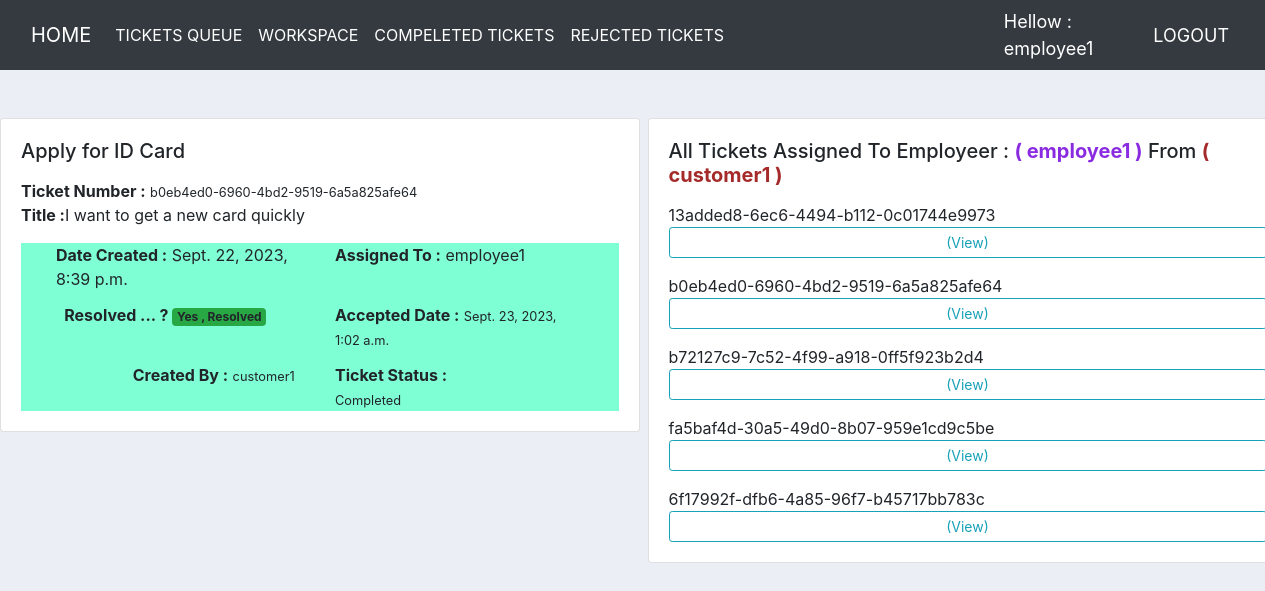
The app's page /ticket/ticket_details/2/ (signed in) with its own data.
### users/models.py (models this page shows)
class User(AbstractUser):
    is_student = models.BooleanField(default=False)
    is_employee = models.BooleanField(default=False)
    name = models.CharField(max_length=20, null=True, blank=True)
    surename = models.CharField(max_length=20, null=True, blank=True)
    address = models.CharField(max_length=20, null=True, blank=True)
    city = models.CharField(max_length=20, null=True, blank=True)
    country = models.CharField(max_length=20, null=True, blank=True)
    birth_date = models.DateTimeField(null=True, blank=True)
    std_pic = models.ImageField(upload_to='images',null=True, blank=True)
    std_pic_pass_fro = models.ImageField(upload_to='images',null=True, blank=True)
    std_pic_pass_bac = models.ImageField(upload_to='images',null=True, blank=True)
    def __str__(self):
        return self.username

### ticket/models.py (models this page shows, shortened)
class Ticket(models.Model):
    TASK = (
        ('Opening','Opening'),
        ('Processing','Processing'),
        ('Completed','Completed'),
        ('Rejected','Rejected'),
        )
    ticket_number = models.UUIDField(default=uuid.uuid4)
    title = models.CharField(max_length=100)
    content = models.TextField()
    created_by = models.ForeignKey(User, on_delete=models.CASCADE, related_name='created_by')
    assigned_to = models.ForeignKey(User, on_delete=models.DO_NOTHING, null=True, blank=True)
    date_created = models.DateTimeField(auto_now_add=True)
    accepted_date = models.DateTimeField(null=True, blank=True)
    closed_date = models.DateTimeField(null=True , blank=True)
    ticket_status = models.CharField(max_length=15, choices=TASK)
    is_resolved = models.BooleanField(default=False)
    is_deleted = models.BooleanField(default=False)
    is_archived = models.BooleanField(default=False)

### ticket/views.py (the view)
# urls.py: path('ticket_details/<int:pk>/', views.ticket_details, name='ticket_details'),
@login_required
def ticket_details(request, pk):
    ticket = Ticket.objects.get(pk=pk)
    t = User.objects.get(username=ticket.created_by)
    tickets_per_user = t.created_by.filter(created_by=request.user) # tickets_per_user = t.created_by.filter(assigned_to=request.user)
    tickets_per_emp = t.created_by.filter(assigned_to=request.user)
    context = {'ticket':ticket,'tickets_per_user':tickets_per_user, 'tickets_per_emp':tickets_per_emp }
    return render(request, 'ticket/ticket_details.html', context)

### templates/ticket/ticket_details.html (shortened to what this page needs)
{% extends 'base.html' %} {% load widget_tweaks %} {% block content %}
<div class="row">
    <div class="col-md-6">
        <div class="card mx-auto" style="width: 40rem">
            <div class="card-body">
                <h5 class="card-title mb-3">{{ticket.title}}</h5>
                <b>Ticket Number :</b> <small>{{ticket.ticket_number}}</small>
                <p class="card-text"><b>Title :</b>{{ticket.content}}</p>
                <div style="background-color: aquamarine; margin: auto" class="row">
                    <div style="margin: auto" class="row">
                        <div class="col"><b>Date Created :</b> {{ticket.date_created}}</div>
                        <div class="col"><b>Assigned To :</b> {{ticket.assigned_to}}</div>
                        <br />
                        <br />
                    </div>
                    <br />
                    <br />
                    <div style="margin: auto" class="row">
                        <div class="col">
                            {% if ticket.is_resolved and not ticket.is_deleted %}
                            <b>Resolved ... ? </b>
                            <span class="badge bg-success">Yes , Resolved</span>
                            {% elif ticket.is_deleted %}
                            <b>Resolved ... ? </b>
                            <span class="badge bg-danger">Yes , Rejected</span>
                            {% else %}
                            <b>Resolved ... ? </b>
                            <span class="badge bg-warning">Not Yet</span>
                            {% endif %}
                        </div>
                        <div class="col">
                            <b>Accepted Date :</b> <small>{{ticket.accepted_date}}</small>
                        </div>
                    </div>
                    <br />
                    <br />
                    <br />
                    <div style="margin: auto" class="row">
                        <div class="col">
                            <b>Created By :</b> <small>{{ticket.created_by}}</small>
                        </div>
                        <div class="col">
                            <b>Ticket Status :</b> <small>{{ticket.ticket_status}}</small>
                        </div>
                    </div>
                </div>
            </div>
        </div>
        <center>
            <br>
        </center>
    </div>
    <div class="col-md-6">
        <div class="card mx-auto" style="width: 40rem">
            <div class="card-body">
                {% if request.user.is_student %}
                <h5 class="card-title mb-3">
                    All Tickets Created By Student : <b style="color: brown;">( {{ticket.created_by}} )</b> To <b style="color: blueviolet;">( {{ticket.assigned_to}} )</b>
                </h5>
                {% for ticket in tickets_per_user %}
                <p class="card-text">
                    {{ticket.ticket_number}}
                    <a class="btn btn-outline-info btn-sm btn-block" href="{% url 'ticket_details' ticket.pk %}">(View)</a>
                </p>
                {% endfor %}
                {% elif request.user.is_employee %}
                <h5 class="card-title mb-3">
                    All Tickets Assigned To Employeer : <b style="color: blueviolet;">( {{ticket.assigned_to}} )</b> From <b style="color: brown;">( {{ticket.created_by}} )</b>
                </h5>
                {% for ticket in tickets_per_emp %}
                <p class="card-text">
                    {{ticket.ticket_number}}
                    <a class="btn btn-outline-info btn-sm btn-block" href="{% url 'ticket_details' ticket.pk %}">(View)</a>
                </p>
                {% endfor %}
                {% endif %}
            </div>
        </div>
    </div>
</div>
{% endblock content %}

### templates/users/base.html (shortened to what this page needs)
<!DOCTYPE html>
<html lang="en">
<head>
</head>
<body>
    {% if request.user.is_student %}
    <nav class="navbar navbar-expand-lg navbar-dark bg-dark">
        <div class="container-fluid">
            <a class="navbar-brand" href="/">HOME</a>
            <button class="navbar-toggler" type="button" data-bs-toggle="collaps"
                data-target="#navbarSupportedContent" aria-controls="navbarSupportedContent" aria-expanded="false"
                aria-label="Toggle navigation">
                <span class="navbar-toggler-icon"></span>
            </button>
            <div class="collapse navbar-collapse" id="navbarSupportedContent">
                <ul class="navbar-nav me-auto mb-2 mb-lg-0">
                  <li class="nav-item">
                      <a class="nav-link active" href="{% url 'create_ticket' %}"> CREATE TICKET </a>
                    </li>
                  <li class="nav-item">
                      <a class="nav-link active" href="{% url 'all_tickets' %}"> VIEW TICKETS</a>
                  </li>
                  <li class="nav-item">
                    <a class="nav-link active" href="{% url 'update_student' user.pk %}"> UPDATE STUDENT</a>
                </li>
                <li class="nav-item">
                  <a class="nav-link active" href="{% url 'student_details' %}"> STUDENT DETAILS</a>
              </li>
                </ul>
              </div>
        </div>
        <span class="hellow-msg">Hellow : {{request.user}}</span>
        <span ><a class="hellow-msg" href="{% url 'logout' %}">LOGOUT</a></span>
    </nav>
    {% elif request.user.is_employee %}
    <nav class="navbar navbar-expand-lg navbar-dark bg-dark">
        <div class="container-fluid">
            <a class="navbar-brand" href="/">HOME</a>
            <div class="collapse navbar-collapse" id="navbarSupportedContent">
                <ul class="navbar-nav me-auto mb-2 mb-lg-0">
                  <li class="nav-item">
                   <a class="nav-link active" href="{% url 'ticket_queue' %}"> TICKETS QUEUE </a>
                  </li>
                  <li class="nav-item">
                    <a class="nav-link active" href="{% url 'workspace' %}"> WORKSPACE</a>
                  </li>
                  <li class="nav-item">
                    <a class="nav-link active" href="{% url 'all_closed_tickets' %}"> COMPELETED TICKETS</a>
                  </li>
                  <li class="nav-item">
                    <a class="nav-link active" href="{% url 'all_rejected_tickets' %}"> REJECTED TICKETS</a>
                  </li>
                </ul>
              </div>
        </div>
        <span class="hellow-msg">Hellow : {{request.user}}</span>
        <span ><a class="hellow-msg" href="{% url 'logout' %}">LOGOUT</a></span>
    </nav>
    {% endif %}
</body>
</html>

### templates/base.html (style rules this page uses)
body { background-color: #ebeff5; }

### templates/users/base.html (style rules this page uses)
.hellow-msg { font-size: 18px; color: #fff; margin-right: 20px ; }

### records on screen
User: user "employee1"
Ticket: title "Apply for ID Card", ticket_number "b0eb4ed0-6960-4bd2-9519-6a5a825afe64", content "I want to get a new card quickly", date_created "Sept. 22, 2023, 8:39 p.m.", assigned_to "employee1", accepted_date "Sept. 23, 2023, 1:02 a.m.", created_by "customer1", ticket_status "Completed"
Ticket: ticket_number "13added8-6ec6-4494-b112-0c01744e9973"
Ticket: ticket_number "b72127c9-7c52-4f99-a918-0ff5f923b2d4"
Ticket: ticket_number "fa5baf4d-30a5-49d0-8b07-959e1cd9c5be"
Ticket: ticket_number "6f17992f-dfb6-4a85-96f7-b45717bb783c"
